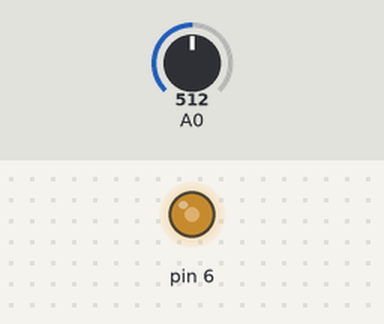
This sketch was run on a simulated Arduino Uno, built with avr-gcc and run on an emulated ATmega328P. On the bench: output pins drawn as LEDs (lit = HIGH). The inputs (shaded band) are chosen by the test bench; at power-on: A0 = 512.

Above: at 1.2 s.
1.3 s: A0 set to 716
At 2.5 s:
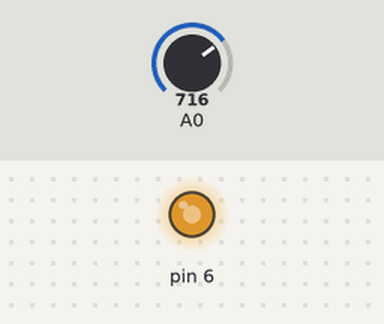
2.8 s: A0 set to 900
At 3.7 s:
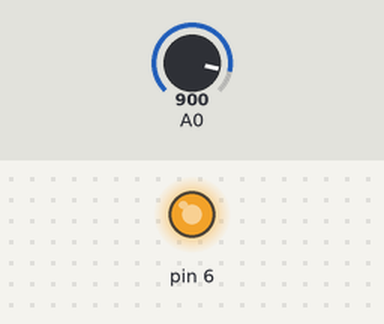
4.3 s: A0 set to 122
At 4.8 s:
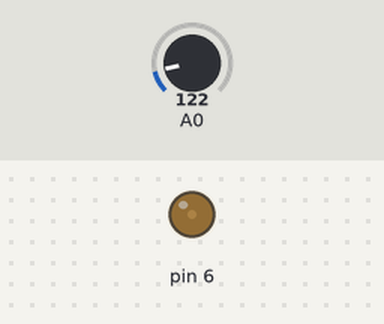
5.8 s: A0 set to 0
At 7.2 s:
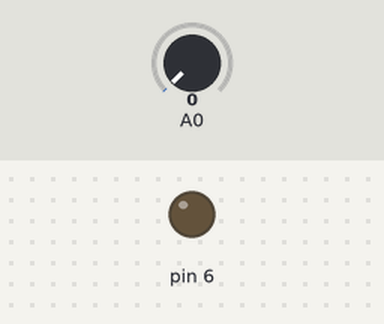
Timing chart, 0 to 8.3 s (numbered marks = the images above; inputs shaded):
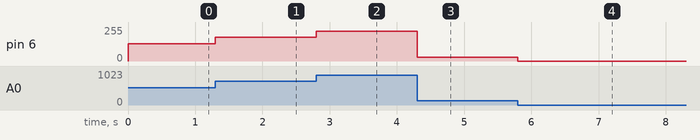

Measured:
- after the input at 1.3 s, pin 6: 128/255 → 179/255 at once
- after the input at 2.8 s, pin 6: 179/255 → 225/255 at once
- after the input at 4.3 s, pin 6: 225/255 → 30/255 at once
- after the input at 5.8 s, pin 6: 30/255 → 0/255 at once

The sketch:

Ej6-ADC-PWM.ino
```cpp
void setup() {
  pinMode(6,OUTPUT);
}
int x;
void loop() {
  x=analogRead(A0)/4;
  analogWrite(6,x);
}
```
